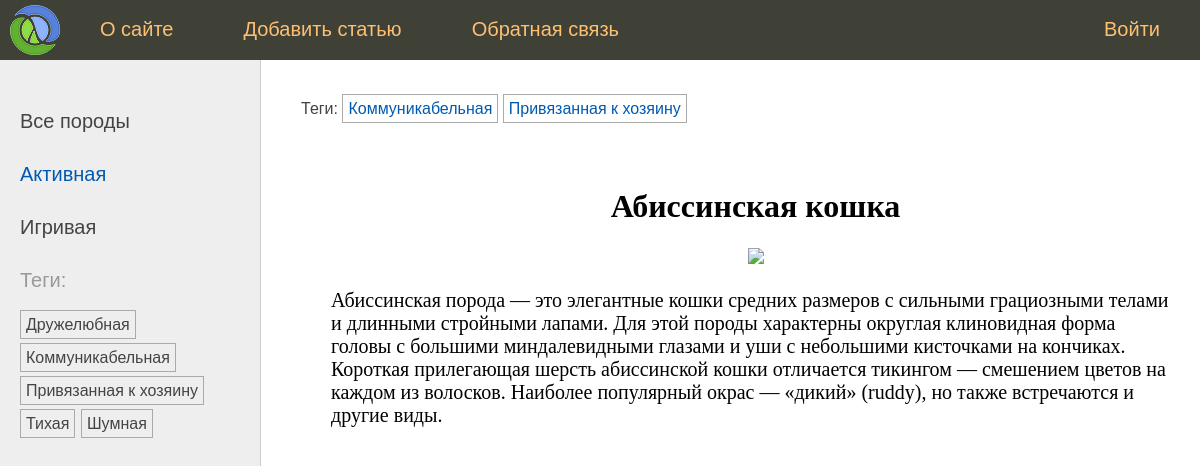
The app's page /post/abissinskaja-koshka/ with its own data.
### cats/models.py (models this page shows, shortened)
class Species(models.Model):
    name = models.CharField(
        max_length=100,
        db_index=True,
        verbose_name="Породы"
        )
    slug = models.SlugField(
        max_length=255,
        unique=True,
        db_index=True
        )
    class Meta:
        verbose_name = "Порода"
        verbose_name_plural = "Породы"
    def get_absolute_url(self):
        return reverse("species", kwargs={"spec_slug": self.slug})

class TagPost(models.Model):
    tag = models.CharField(
        max_length=100,
        db_index=True
        )
    slug = models.SlugField(
        max_length=255,
        unique=True
        )
    def get_absolute_url(self):
        return reverse("tag", kwargs={"tag_slug": self.slug})

class Cat(models.Model):
    class Status(models.IntegerChoices):
        DRAFT = 0, "Черновик"
        PUBLISHED = 1, "Опубликовано"
    title = models.CharField(
        max_length=255,
        verbose_name="Заголовок",
        )
    slug = models.SlugField(
        max_length=100,
        unique=True,
        db_index=True,
        verbose_name="Slug",
        blank=True
        )
    photo = models.ImageField(
        upload_to="photos/%Y/%m/%d",
        default=None,
        blank=True,
        null=True,
        verbose_name="Фото")
    content = models.TextField(
        blank=True,
        verbose_name="Текст статьи",
        )
    time_create = models.DateTimeField(
        auto_now_add=True,
        verbose_name="Время создания",
        )
    time_update = models.DateTimeField(
        auto_now=True,
        verbose_name="Время изменения",
        )
    is_published = models.IntegerField(
        choices=Status.choices,
        default=Status.PUBLISHED,
        verbose_name="Статус",
        )
    spec = models.ForeignKey(
        "Species",
        on_delete=models.PROTECT,
        related_name="posts",
        verbose_name="Породы",
        )
    tags = models.ManyToManyField(
        "TagPost",
        blank=True,
        related_name="tags",
        verbose_name="Теги",
        )
    owner = models.OneToOneField(
        "Owner",
        on_delete=models.SET_NULL,
        null=True,
        blank=True,
        verbose_name="Хозяин",
        )
    objects = models.Manager()
    published = PublishedManager()
    class Meta:
        verbose_name = "Котик"
        verbose_name_plural = "Котики"
        ordering = ["-time_create"]
        indexes = [
            models.Index(fields=["-time_create"]),  # Ускоряет поиск по полю, но увеличивает объем данных
        ] # неявный порядок сортировки

### cats/views.py (the view)
# urls.py: path("post/<slug:post_slug>/", views.show_post, name='post'),
def show_post(request, post_slug):
    post = get_object_or_404(Cat, slug=post_slug)
    data = {
        "title": post.title,
        "menu": menu,
        "post": post,
        "spec_selected": 1,
    }
    return render(request, "cats/post.html", data)

### cats/templatetags/cat_tags.py (called while the page is built)
@register.inclusion_tag("cats/list_categories.html")  # путь к templates/apps/template.html
def show_categories(spec_selected=0):
    specs = Species.objects.annotate(total=Count("posts")).filter(total__gt=0)
    return {"specs": specs, "spec_selected": spec_selected}

@register.inclusion_tag("cats/list_tags.html")
def show_all_tags():
    return {"tags": TagPost.objects.annotate(total=Count("tags")).filter(total__gt=0)}

### cats/templates/cats/post.html (shortened to what this page needs)
{% extends 'base.html' %}
{% block breadcrumbs %}
{% with post.tags.all as tags %}
{% if tags %}
<ul class="tags-list">
    <li>Теги:</li>
    {% for t in tags %}
        <li><a href="{{t.get_absolute_url}}">{{t.tag}}</a></li>
    {% endfor %}
</ul>
{% endif %}
{% endwith %}
{% endblock %}
{% block content %}
<h1 align="center">{{ post.title }}</h1>
{% if post.title == "Абиссинская кошка"%}
    <p align="center"><img src="https://www.purina.ru/sites/default/files/styles/nppe_breed_selector_500/public/2020-04/cat_abyssinian_0.jpg?itok=ZVHMdIdD"></p>
{% endif %}
<p align="center">{{ post.content|linebreaks }}</p>
{% endblock %}

### cats/templates/cats/list_categories.html
{% for spec in specs%}
    {% if spec.pk == spec_selected %}
        <li class="selected">{{ spec.name }}</li>
    {% else %}
        <li><a href="{{ spec.get_absolute_url }}">{{ spec.name }}</a></li>
    {% endif %}
{% endfor %}

### cats/templates/cats/list_tags.html
{% if tags %}
    <p>Теги:</p>
    <ul class="tags-list">
        {% for t in tags %}
            <li><a href="{{t.get_absolute_url}}">{{t.tag}}</a></li>
        {% endfor %}
    </ul>
{% endif %}

### cats/static/cats/css/styles.css (style rules this page uses)
html, body { font-family: 'Arial'; margin: 0; padding: 0; height: 100%; width: 100%; color: #444; }
a { color: #0059b2; text-decoration: none; }
img { max-width: 600px; height: auto; }
.left-chapters ul { width: 230px; margin: 0; padding: 20px 10px 10px 20px; list-style: none; font-size: 20px; }
.left-chapters ul li { margin: 30px 0 0 0; color: #999; }
.left-chapters ul li.selected { color: #0059b2; }
.left-chapters ul li a { color: #444; text-decoration: none; }
ul.tags-list { width: 100%; margin: 0; padding: 0; list-style: none; }
ul.tags-list li { margin: 0; padding: 0 0 10px; display: inline-block; }
ul.tags-list li a { padding: 5px; font-size: 16px; border: 1px solid #aaa; }
.content-text h1 { font-size: 32px; }

### records on screen
Species: name "Активная"
Species: name "Игривая"
TagPost: tag "Дружелюбная"
TagPost: tag "Коммуникабельная"
TagPost: tag "Привязанная к хозяину"
TagPost: tag "Тихая"
TagPost: tag "Шумная"
Cat: title "Абиссинская кошка", content "Абиссинская порода — это элегантные кошки средних размеров с сильными грациозными телами и длинными стройными лапами. Для этой породы характерны округлая клиновидная форма головы с большими миндалевидными глазами и уши с небольшими кисточками на кончиках. Короткая прилегающая шерсть абиссинской кошки отличается тикингом — смешением цветов на каждом из волосков. Наиболее популярный окрас — «дикий» (ruddy), но также встречаются и другие виды."

### other values on screen
{{ m.title }} "О сайте" "Добавить статью" "Обратная связь" "Войти"
